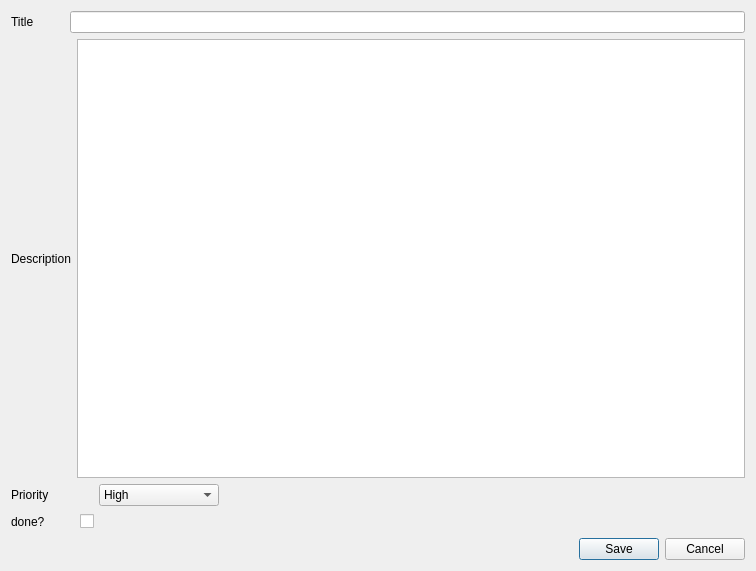
<?xml version="1.0" encoding="UTF-8"?>
<ui version="4.0">
 <class>AddTaskWindow</class>
 <widget class="QDialog" name="AddTaskWindow">
  <property name="geometry">
   <rect>
    <x>0</x>
    <y>0</y>
    <width>756</width>
    <height>571</height>
   </rect>
  </property>
  <property name="windowTitle">
   <string>Dialog</string>
  </property>
  <layout class="QVBoxLayout" name="verticalLayout_4">
   <item>
    <layout class="QVBoxLayout" name="verticalLayout_3">
     <item>
      <layout class="QVBoxLayout" name="verticalLayout_2">
       <item>
        <layout class="QVBoxLayout" name="verticalLayout">
         <item>
          <layout class="QHBoxLayout" name="horizontalLayout">
           <item>
            <widget class="QLabel" name="label">
             <property name="text">
              <string>Title         </string>
             </property>
             <property name="buddy">
              <cstring>lineEdit_Title</cstring>
             </property>
            </widget>
           </item>
           <item>
            <widget class="QLineEdit" name="lineEdit_Title"/>
           </item>
          </layout>
         </item>
         <item>
          <layout class="QHBoxLayout" name="horizontalLayout_2">
           <item>
            <widget class="QLabel" name="label_2">
             <property name="text">
              <string>Description</string>
             </property>
            </widget>
           </item>
           <item>
            <widget class="QTextEdit" name="textEdit_description"/>
           </item>
          </layout>
         </item>
         <item>
          <layout class="QHBoxLayout" name="horizontalLayout_3">
           <item alignment="Qt::AlignLeft">
            <widget class="QLabel" name="label_3">
             <property name="sizePolicy">
              <sizepolicy hsizetype="Preferred" vsizetype="Preferred">
               <horstretch>25</horstretch>
               <verstretch>0</verstretch>
              </sizepolicy>
             </property>
             <property name="minimumSize">
              <size>
               <width>63</width>
               <height>20</height>
              </size>
             </property>
             <property name="maximumSize">
              <size>
               <width>63</width>
               <height>20</height>
              </size>
             </property>
             <property name="text">
              <string>Priority      </string>
             </property>
             <property name="buddy">
              <cstring>comboBox_Priority</cstring>
             </property>
            </widget>
           </item>
           <item alignment="Qt::AlignLeft">
            <widget class="QComboBox" name="comboBox_Priority">
             <property name="sizePolicy">
              <sizepolicy hsizetype="Fixed" vsizetype="Fixed">
               <horstretch>0</horstretch>
               <verstretch>0</verstretch>
              </sizepolicy>
             </property>
             <property name="minimumSize">
              <size>
               <width>120</width>
               <height>0</height>
              </size>
             </property>
             <property name="maximumSize">
              <size>
               <width>120</width>
               <height>50</height>
              </size>
             </property>
             <property name="mouseTracking">
              <bool>true</bool>
             </property>
             <property name="accessibleDescription">
              <string/>
             </property>
             <property name="iconSize">
              <size>
               <width>70</width>
               <height>20</height>
              </size>
             </property>
             <item>
              <property name="text">
               <string>High</string>
              </property>
             </item>
             <item>
              <property name="text">
               <string>Average</string>
              </property>
             </item>
             <item>
              <property name="text">
               <string>Low</string>
              </property>
             </item>
            </widget>
           </item>
           <item>
            <spacer name="horizontalSpacer_2">
             <property name="orientation">
              <enum>Qt::Horizontal</enum>
             </property>
             <property name="sizeType">
              <enum>QSizePolicy::Maximum</enum>
             </property>
             <property name="sizeHint" stdset="0">
              <size>
               <width>526</width>
               <height>10</height>
              </size>
             </property>
            </spacer>
           </item>
          </layout>
         </item>
         <item>
          <layout class="QHBoxLayout" name="horizontalLayout_4">
           <item>
            <widget class="QLabel" name="label_4">
             <property name="minimumSize">
              <size>
               <width>63</width>
               <height>20</height>
              </size>
             </property>
             <property name="maximumSize">
              <size>
               <width>63</width>
               <height>20</height>
              </size>
             </property>
             <property name="text">
              <string>done?      </string>
             </property>
             <property name="buddy">
              <cstring>checkBox_Itsdone</cstring>
             </property>
            </widget>
           </item>
           <item alignment="Qt::AlignLeft">
            <widget class="QCheckBox" name="checkBox_Itsdone">
             <property name="sizePolicy">
              <sizepolicy hsizetype="Fixed" vsizetype="Fixed">
               <horstretch>0</horstretch>
               <verstretch>0</verstretch>
              </sizepolicy>
             </property>
             <property name="text">
              <string/>
             </property>
            </widget>
           </item>
           <item>
            <spacer name="horizontalSpacer">
             <property name="orientation">
              <enum>Qt::Horizontal</enum>
             </property>
             <property name="sizeType">
              <enum>QSizePolicy::Maximum</enum>
             </property>
             <property name="sizeHint" stdset="0">
              <size>
               <width>635</width>
               <height>10</height>
              </size>
             </property>
            </spacer>
           </item>
          </layout>
         </item>
        </layout>
       </item>
      </layout>
     </item>
     <item>
      <layout class="QHBoxLayout" name="horizontalLayout_5">
       <item>
        <spacer name="horizontalSpacer_3">
         <property name="orientation">
          <enum>Qt::Horizontal</enum>
         </property>
         <property name="sizeHint" stdset="0">
          <size>
           <width>40</width>
           <height>20</height>
          </size>
         </property>
        </spacer>
       </item>
       <item>
        <widget class="QPushButton" name="savebutton">
         <property name="text">
          <string>Save</string>
         </property>
        </widget>
       </item>
       <item>
        <widget class="QPushButton" name="Cancel">
         <property name="text">
          <string>Cancel</string>
         </property>
        </widget>
       </item>
      </layout>
     </item>
    </layout>
   </item>
  </layout>
 </widget>
 <resources/>
 <connections>
  <connection>
   <sender>Cancel</sender>
   <signal>clicked()</signal>
   <receiver>AddTaskWindow</receiver>
   <slot>close()</slot>
   <hints>
    <hint type="sourcelabel">
     <x>675</x>
     <y>548</y>
    </hint>
    <hint type="destinationlabel">
     <x>706</x>
     <y>505</y>
    </hint>
   </hints>
  </connection>
 </connections>
</ui>
